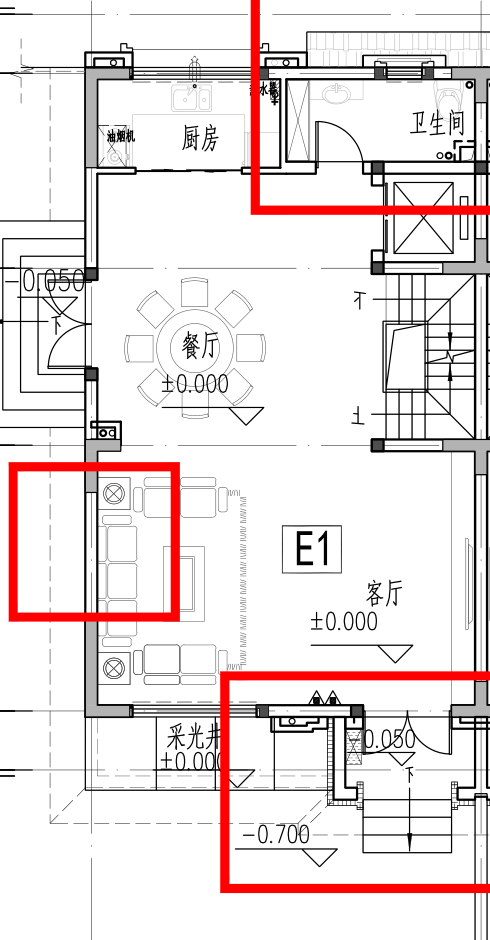
#> input picture drawings/输入01_别墅一层平面图.png, 490 x 940 px, found by its file name
$ python analyze2.py
#> lines starting #> are read from the running program, lines starting #| are printed output that depends on the picture
# -*- coding: utf-8 -*-
import numpy as np
from PIL import Image

def load(p):
    return np.array(Image.open(p).convert('L'))
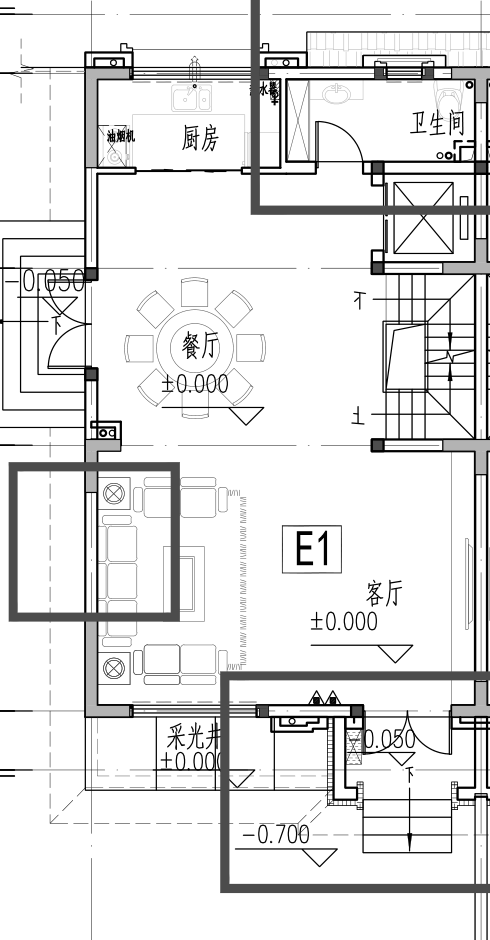
#> returned value: shape (940, 490); min 0, max 255, mean 229.3

def profile(a, axis, t0, t1, thresh=150):
#> called with axis = 'x', t0 = 50, t1 = 895, thresh = 150
    sub = a[t0:t1, :] if axis == 'x' else a[:, t0:t1]
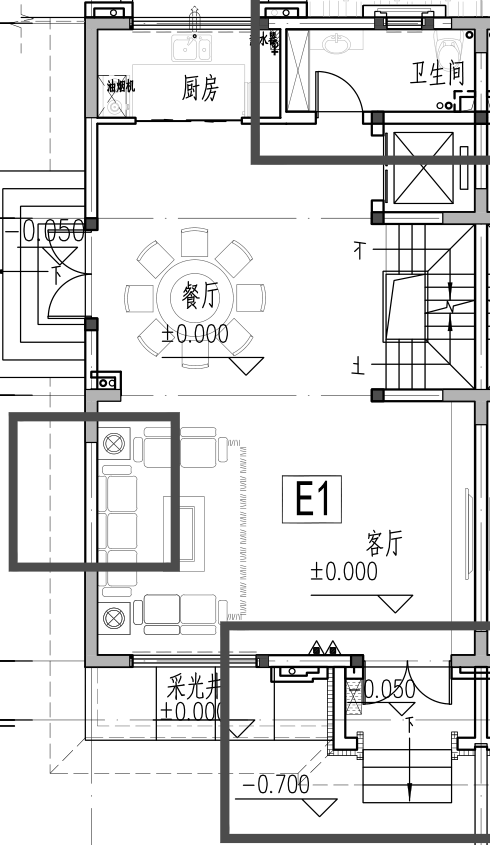
#> sub: shape (845, 490); min 0, max 255, mean 227.2
    # axis 'x': want darkness per column -> sub shape (rows, cols), mean over axis0
    fr = (sub < thresh).mean(axis=0 if axis == 'x' else 1)
#> fr = 490 values, max 0.929 at index 474, min 0.0225 at index 4, mean 0.115
    return fr

def peaks(fr, min_h=0.25, gap=3):
    idx = np.where(fr >= min_h)[0]
    groups = []
    if len(idx):
        s = idx[0]; p = idx[0]
        for x in idx[1:]:
            if x - p > gap:
                groups.append((s, p, round(float(fr[s:p+1].max()),3)))
                s = x
            p = x
        groups.append((s, p, round(float(fr[s:p+1].max()),3)))
    return groups

p1 = r'D:\图片\留存记录\文章\火山\202609Seed-2.1-pro约稿\参考资料\图纸\挑选\输入01_别墅一层平面图.png'
a = load(p1)

# building extent approx x 85..490, y 50..895
fx = profile(a, 'x', 50, 895)
#> fx has the same summary as fr in profile
print('== vertical dark bands (walls) full-height ==')
for g in peaks(fx, min_h=0.20): print(g)
#> in peaks, `s = idx[0]`: s = 2
#> this loop made 17 passes
#> g on passes 1 to 12: (2, 2, 0.219), (9, 17, 0.214), (84, 85, 0.877), (91, 91, 0.632), (96, 97, 0.645), (171, 179, 0.272), (220, 228, 0.291), (251, 259, 0.257), (362, 363, 0.233), (382, 386, 0.305), (398, 399, 0.214), (411, 412, 0.222)
#| (2, 2, 0.219)
#| (9, 17, 0.214)
#| (84, 85, 0.877)
#| (91, 91, 0.632)
#| (96, 97, 0.645)
#| (171, 179, 0.272)
#| (220, 228, 0.291)
#| (251, 259, 0.257)
#> (further printed lines are left out)
fy = profile(a, 'y', 85, 490)
#> call 2 of profile, with axis = 'y', t0 = 85, t1 = 490, thresh = 150
#> in profile (call 2), `sub = a[t0:t1, :] if axis == 'x' else a[:, t0:t1]`:
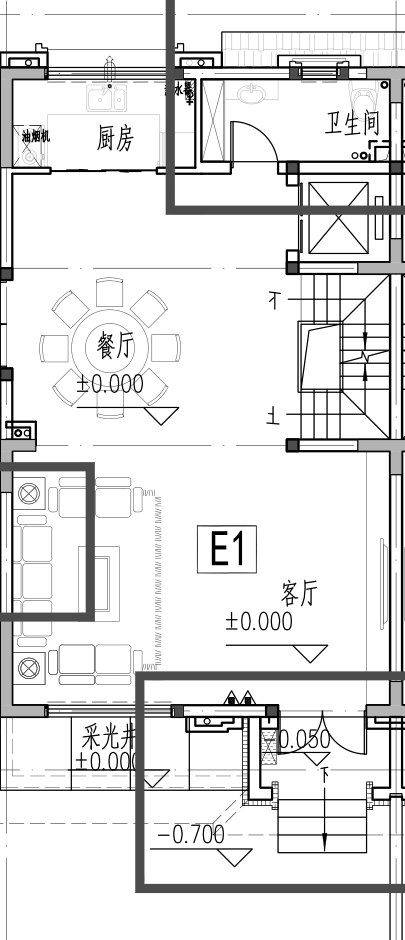
#> sub: shape (940, 405); min 0, max 255, mean 227.5
#> in profile (call 2), `fr = (sub < thresh).mean(axis=0 if axis == 'x' else 1)`: fr = 940 values, max 1 at index 67, min 0.0123 at index 893, mean 0.114
#> fy has the same summary as fr in profile
print('== horizontal dark bands (walls) full-width ==')
for g in peaks(fy, min_h=0.18): print(g)
#> this loop made 41 passes
#> g on passes 1 to 12: (14, 14, 0.844), (31, 32, 0.479), (49, 59, 0.328), (66, 79, 1), (133, 134, 0.185), (140, 141, 0.185), (160, 162, 0.546), (167, 174, 0.61), (182, 182, 0.207), (206, 214, 0.6), (253, 253, 0.183), (261, 262, 0.279)
#| (14, 14, 0.844)
#| (31, 32, 0.479)
#| (49, 59, 0.328)
#| (66, 79, 1.0)
#| (133, 134, 0.185)
#| (140, 141, 0.185)
#| (160, 162, 0.546)
#| (167, 174, 0.61)
#> (further printed lines are left out)

$ run again, with drawings/输入02_别墅二层平面图.png copied over drawings/输入01_别墅一层平面图.png
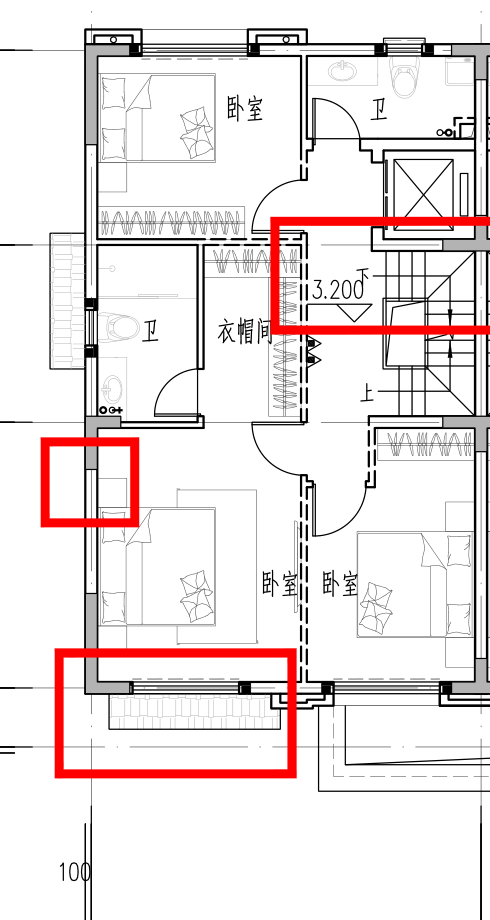
#> input picture drawings/输入02_别墅二层平面图.png, 490 x 920 px, found by its file name
#> in profile, `sub = a[t0:t1, :] if axis == 'x' else a[:, t0:t1]`:
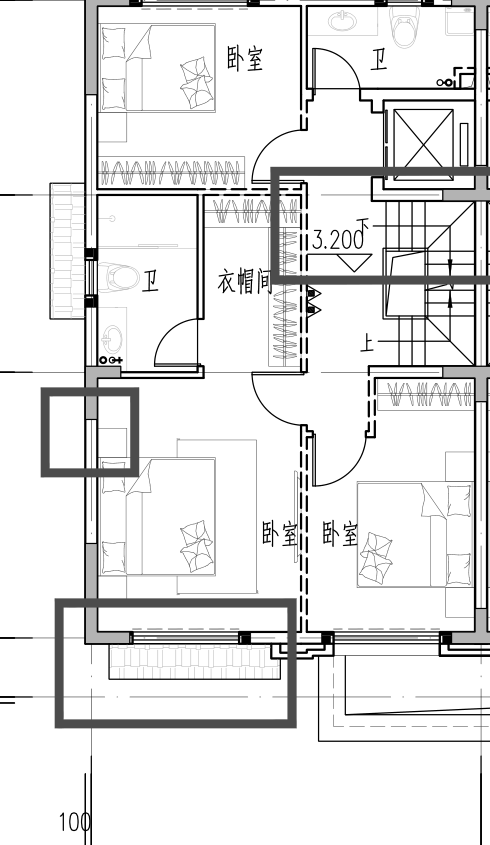
#> sub: shape (845, 490); min 0, max 255, mean 230.1
#> fr = 490 values, max 0.859 at index 85, min 0.00237 at index 33, mean 0.0985
#> fx has the same summary as fr in profile
#> s = 49
#> the loop `for g in peaks(fx, min_h=0.20): print(g)` made 16 passes
#> g on passes 1 to 8: (49, 49, 0.27), (63, 63, 0.202), (84, 85, 0.859), (91, 91, 0.639), (96, 97, 0.741), (196, 198, 0.263), (202, 204, 0.217), (271, 272, 0.212)
#> (printed output is left out)
#> in profile (call 2), `sub = a[t0:t1, :] if axis == 'x' else a[:, t0:t1]`:
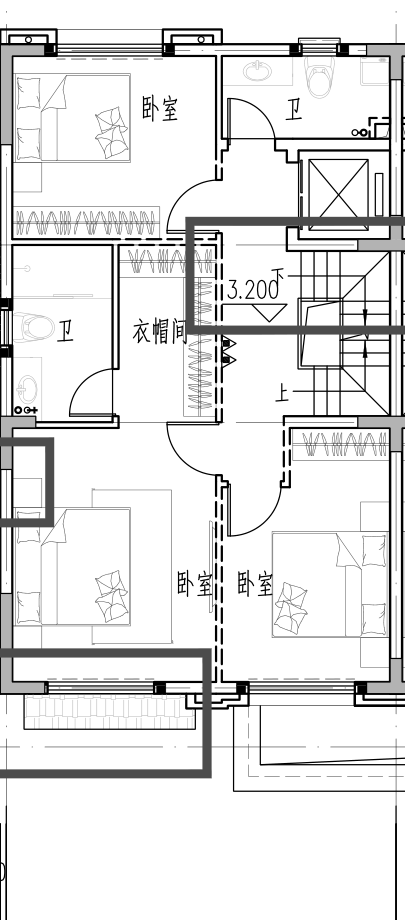
#> sub: shape (920, 405); min 0, max 255, mean 228.2
#> fr = 920 values, max 1 at index 44, min 0 at index 0, mean 0.103
#> fy has the same summary as fr in profile
#> the loop `for g in peaks(fy, min_h=0.18): print(g)` made 32 passes
#> g on passes 1 to 8: (28, 30, 0.551), (34, 36, 0.232), (43, 56, 1), (138, 139, 0.449), (149, 151, 0.311), (159, 159, 0.195), (217, 225, 0.763), (230, 233, 0.314)
#> (printed output is left out)

$ run again, with drawings/输入03_别墅剖面图.png copied over drawings/输入01_别墅一层平面图.png
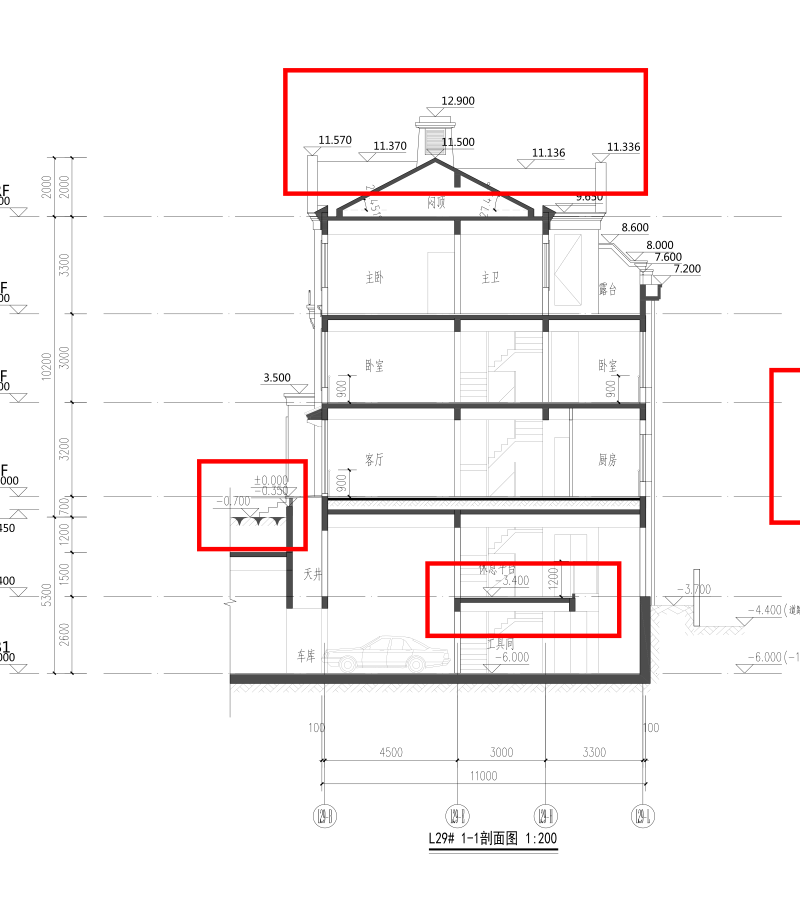
#> input picture drawings/输入03_别墅剖面图.png, 3200 x 3600 px, found by its file name (shown at 1/4 size)
#> in profile, `sub = a[t0:t1, :] if axis == 'x' else a[:, t0:t1]`:
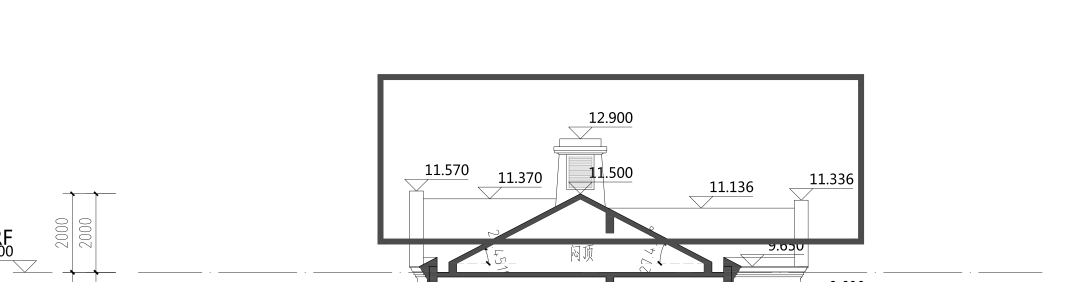
#> sub: shape (845, 3200) (shown at 1/3 size); min 0, max 255, mean 245.7
#> fr = 3200 values, max 0.609 at index 2579, min 0 at index 157, mean 0.0474
#> fx has the same summary as fr in profile
#> s = 217
#> the loop `for g in peaks(fx, min_h=0.20): print(g)` made 12 passes
#> g on passes 1 to 8: (217, 217, 0.316), (287, 288, 0.317), (1133, 1149, 0.607), (1228, 1229, 0.302), (1269, 1270, 0.325), (1700, 1700, 0.215), (1781, 1782, 0.221), (1820, 1820, 0.201)
#> (printed output is left out)
#> in profile (call 2), `sub = a[t0:t1, :] if axis == 'x' else a[:, t0:t1]`:
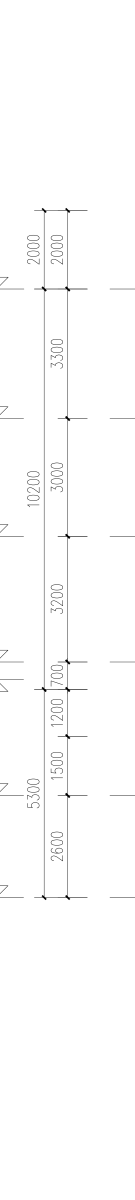
#> sub: shape (3600, 405) (shown at 1/3 size); min 0, max 255, mean 252.6
#> fr = 3600 values, max 0.763 at index 867, min 0 at index 0, mean 0.0108
#> fy has the same summary as fr in profile
#> the loop `for g in peaks(fy, min_h=0.18): print(g)` made 10 passes
#> g on passes 1 to 8: (630, 631, 0.395), (866, 867, 0.763), (1255, 1255, 0.588), (1608, 1609, 0.585), (1985, 1986, 0.583), (2038, 2039, 0.183), (2067, 2068, 0.402), (2209, 2210, 0.225)
#> (printed output is left out)
